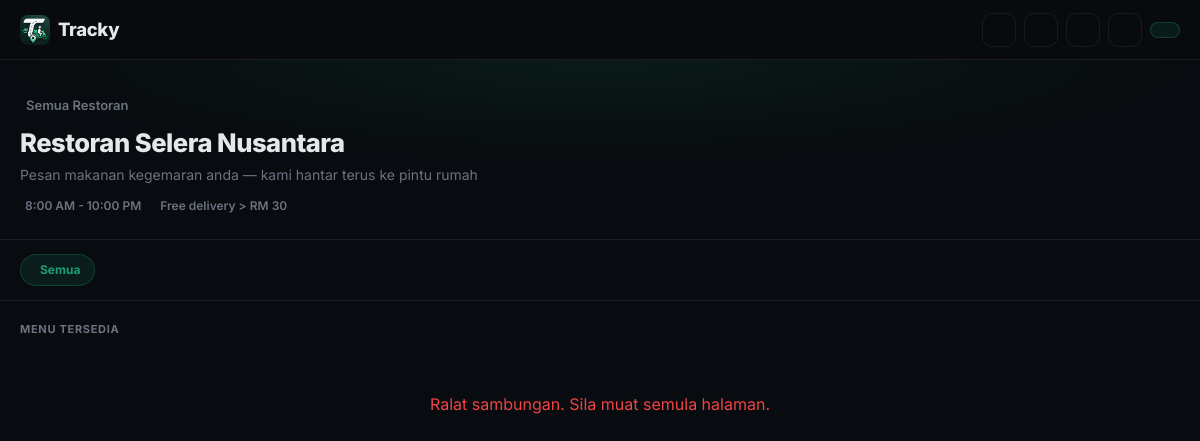
Page /customer/customer_menu.php?restaurant=1 on the earlier database version.
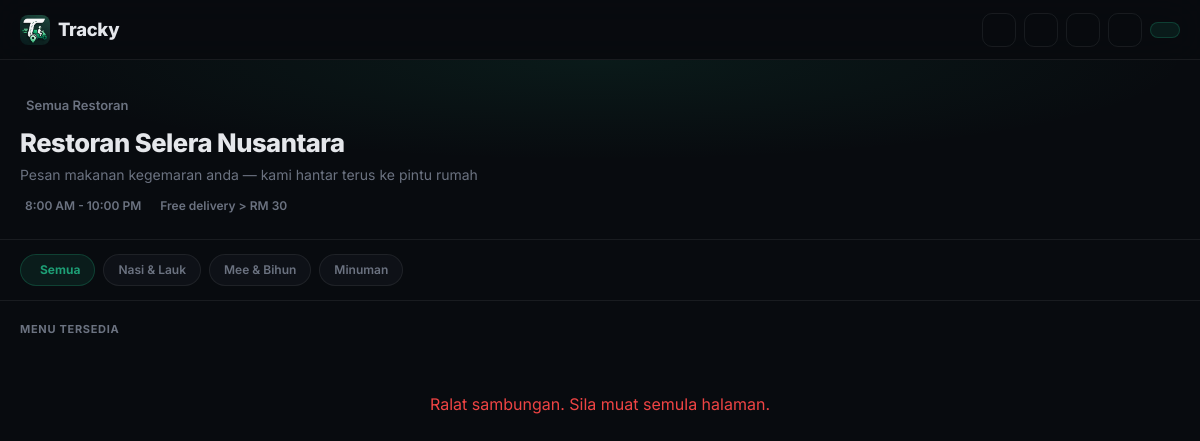
Same page on the later database version.
### tables this page shows
CREATE TABLE categories (
  id INT AUTO_INCREMENT PRIMARY KEY,
  restaurant_id INT NULL,
  name VARCHAR(100) NOT NULL,
  description TEXT,
  is_active TINYINT DEFAULT 1,
  sort_order INT DEFAULT 0,
  INDEX idx_categories_restaurant (restaurant_id),
  FOREIGN KEY (restaurant_id) REFERENCES restaurants(id)
);

### includes/functions.php (called while the page is built, shortened)
<?php
function asset(string $rel): string
{
    $rel = ltrim($rel, '/');
    $fs = dirname(__DIR__) . '/' . $rel;
    $v = is_file($fs) ? filemtime($fs) : 1;
    return '/tracky/' . $rel . '?v=' . $v;
}
function e(?string $value): string
{
    return htmlspecialchars($value ?? '', ENT_QUOTES, 'UTF-8');
}
function getRestaurant(mysqli $conn, ?int $id = null): ?array
{
    if ($id !== null && $id > 0) {
        $stmt = mysqli_prepare($conn, 'SELECT * FROM restaurants WHERE id = ? LIMIT 1');
        mysqli_stmt_bind_param($stmt, 'i', $id);
        mysqli_stmt_execute($stmt);
        $row = mysqli_fetch_assoc(mysqli_stmt_get_result($stmt));
        return $row ?: null;
    }
    $res = mysqli_query($conn, 'SELECT * FROM restaurants ORDER BY id ASC LIMIT 1');
    return $res ? mysqli_fetch_assoc($res) : null;
}

### customer/customer_menu.php (the view, shortened to what this page needs)
<?php
require_once __DIR__ . '/../includes/db.php';
require_once __DIR__ . '/../includes/functions.php';
$req_rid = (int) ($_GET['restaurant'] ?? 0);
$active_rid = custRestaurantId();
if ($req_rid > 0) {
    $restaurant = getRestaurant($conn, $req_rid);
    $active_rid = $req_rid;
}
$categories = mysqli_query($conn, "SELECT * FROM categories WHERE is_active = 1 AND restaurant_id = $active_rid ORDER BY sort_order");
?>
<!DOCTYPE html>
<html lang="ms">
<head>
  <link href="https://cdn.jsdelivr.net/npm/bootstrap@5.3.0/dist/css/bootstrap.min.css" rel="stylesheet">
  <link href="https://cdn.jsdelivr.net/npm/@tabler/icons-webfont@3.44.0/dist/tabler-icons.min.css" rel="stylesheet">
  <link href="<?= asset('assets/css/customer.css') ?>" rel="stylesheet">
</head>
<body>
<nav class="customer-navbar">
  <a class="customer-brand" href="/tracky/" title="Laman Utama Tracky">
    <img src="/tracky/assets/img/icon.png" alt="Tracky" class="brand-img"> Tracky
  </a>
  <div class="customer-nav-actions">
    <a href="/tracky/" class="nav-icon-btn" title="Laman Utama"><i class="ti ti-home"></i></a>
    <a href="/tracky/customer/customer_restaurants.php" class="nav-icon-btn" title="Tukar restoran"><i class="ti ti-building-store"></i></a>
    <a href="/tracky/customer/customer_track.php" class="nav-icon-btn" title="Track pesanan"><i class="ti ti-map-pin"></i></a>
    <button class="customer-theme-btn" id="themeToggle" onclick="toggleTheme()"><i class="ti ti-sun" id="themeIcon"></i></button>
    <a href="/tracky/customer/customer_cart.php" class="nav-cart-btn">
    </a>
  </div>
</nav>
<div class="hero-banner">
  <a href="/tracky/customer/customer_restaurants.php" class="hero-back"><i class="ti ti-arrow-left"></i> Semua Restoran</a>
  <h1 class="hero-title"><?= e($restaurant['name'] ?? 'Tracky') ?></h1>
  <p class="hero-sub">Pesan makanan kegemaran anda — kami hantar terus ke pintu rumah</p>
  <div class="hero-meta">
    <span><i class="ti ti-clock"></i> <?= e($restaurant['operating_hours'] ?? '8:00 AM - 10:00 PM') ?></span>
    <span><i class="ti ti-truck"></i> Free delivery &gt; RM <?= number_format((float)($restaurant['free_delivery_min'] ?? 30), 0) ?></span>
  </div>
</div>
<div class="category-scroll">
  <button type="button" class="category-pill active" data-cat="all"><i class="ti ti-layout-grid"></i> Semua</button>
  <?php while ($cat = mysqli_fetch_assoc($categories)): ?>
  <button type="button" class="category-pill" data-cat="<?= (int)$cat['id'] ?>"><?= e($cat['name']) ?></button>
  <?php endwhile; ?>
</div>
<div class="menu-section">
  <div class="menu-section-title">Menu Tersedia</div>
  <div class="menu-grid" id="menu-grid">
  </div>
</div>
</body>
</html>

Differences in the rows shown:
now on this page (row edited): categories: name "Nasi & Lauk"
now on this page (row edited): categories: name "Mee & Bihun"
now on this page (row edited): categories: name "Minuman"
